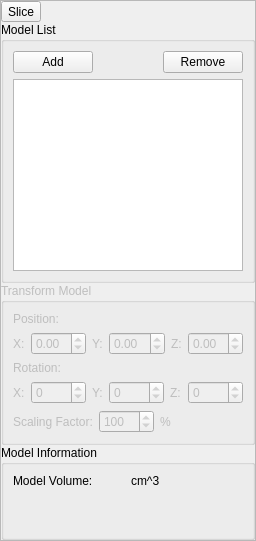
  <widget class="QDockWidget" name="preSliceBar">
   <property name="windowTitle">
    <string>Model Tools</string>
   </property>
   <attribute name="dockWidgetArea">
    <number>2</number>
   </attribute>
   <widget class="QWidget" name="dockWidgetContents_4">
    <layout class="QHBoxLayout" name="horizontalLayout_16">
     <property name="spacing">
      <number>0</number>
     </property>
     <property name="margin">
      <number>0</number>
     </property>
     <item>
      <widget class="QFrame" name="frame_2">
       <property name="autoFillBackground">
        <bool>true</bool>
       </property>
       <property name="frameShape">
        <enum>QFrame::StyledPanel</enum>
       </property>
       <property name="frameShadow">
        <enum>QFrame::Raised</enum>
       </property>
       <layout class="QHBoxLayout" name="horizontalLayout_15">
        <property name="spacing">
         <number>0</number>
        </property>
        <property name="margin">
         <number>0</number>
        </property>
        <item>
         <layout class="QVBoxLayout" name="verticalLayout_9">
          <property name="spacing">
           <number>0</number>
          </property>
          <item>
           <widget class="QToolButton" name="toolButton_10">
            <property name="text">
             <string>Slice</string>
            </property>
            <property name="icon">
             <iconset resource="resource.qrc">
              <normaloff>:/_icons/icons/printer/Clipping.ico</normaloff>:/_icons/icons/printer/Clipping.ico</iconset>
            </property>
            <property name="iconSize">
             <size>
              <width>24</width>
              <height>24</height>
             </size>
            </property>
            <property name="toolButtonStyle">
             <enum>Qt::ToolButtonTextBesideIcon</enum>
            </property>
           </widget>
          </item>
          <item>
           <widget class="QGroupBox" name="groupBox_2">
            <property name="minimumSize">
             <size>
              <width>0</width>
              <height>100</height>
             </size>
            </property>
            <property name="maximumSize">
             <size>
              <width>254</width>
              <height>16777215</height>
             </size>
            </property>
            <property name="title">
             <string>Model List</string>
            </property>
            <layout class="QHBoxLayout" name="horizontalLayout_9">
             <item>
              <layout class="QVBoxLayout" name="verticalLayout_7">
               <item>
                <layout class="QHBoxLayout" name="horizontalLayout_10">
                 <item>
                  <widget class="QPushButton" name="addModel">
                   <property name="text">
                    <string>Add</string>
                   </property>
                  </widget>
                 </item>
                 <item>
                  <spacer name="horizontalSpacer_4">
                   <property name="orientation">
                    <enum>Qt::Horizontal</enum>
                   </property>
                   <property name="sizeHint" stdset="0">
                    <size>
                     <width>40</width>
                     <height>20</height>
                    </size>
                   </property>
                  </spacer>
                 </item>
                 <item>
                  <widget class="QPushButton" name="removeModel">
                   <property name="text">
                    <string>Remove</string>
                   </property>
                  </widget>
                 </item>
                </layout>
               </item>
               <item>
                <widget class="QListWidget" name="modelList">
                 <property name="sizePolicy">
                  <sizepolicy hsizetype="Expanding" vsizetype="Minimum">
                   <horstretch>0</horstretch>
                   <verstretch>0</verstretch>
                  </sizepolicy>
                 </property>
                 <property name="frameShadow">
                  <enum>QFrame::Plain</enum>
                 </property>
                 <property name="alternatingRowColors">
                  <bool>false</bool>
                 </property>
                 <property name="spacing">
                  <number>1</number>
                 </property>
                 <property name="modelColumn">
                  <number>0</number>
                 </property>
                </widget>
               </item>
              </layout>
             </item>
            </layout>
           </widget>
          </item>
          <item>
           <widget class="QGroupBox" name="Transform_groupbox">
            <property name="enabled">
             <bool>false</bool>
            </property>
            <property name="maximumSize">
             <size>
              <width>254</width>
              <height>16777215</height>
             </size>
            </property>
            <property name="title">
             <string>Transform Model</string>
            </property>
            <layout class="QHBoxLayout" name="horizontalLayout_11">
             <item>
              <layout class="QVBoxLayout" name="verticalLayout_8">
               <item>
                <widget class="QLabel" name="label_12">
                 <property name="text">
                  <string>Position:</string>
                 </property>
                </widget>
               </item>
               <item>
                <layout class="QHBoxLayout" name="horizontalLayout_12">
                 <item>
                  <widget class="QLabel" name="label_10">
                   <property name="text">
                    <string>X:</string>
                   </property>
                  </widget>
                 </item>
                 <item>
                  <widget class="QDoubleSpinBox" name="positionX">
                   <property name="minimumSize">
                    <size>
                     <width>55</width>
                     <height>0</height>
                    </size>
                   </property>
                   <property name="minimum">
                    <double>-99.989999999999995</double>
                   </property>
                  </widget>
                 </item>
                 <item>
                  <widget class="QLabel" name="label_11">
                   <property name="text">
                    <string>Y:</string>
                   </property>
                  </widget>
                 </item>
                 <item>
                  <widget class="QDoubleSpinBox" name="positionY">
                   <property name="minimumSize">
                    <size>
                     <width>55</width>
                     <height>0</height>
                    </size>
                   </property>
                   <property name="minimum">
                    <double>-99.989999999999995</double>
                   </property>
                  </widget>
                 </item>
                 <item>
                  <widget class="QLabel" name="label_13">
                   <property name="text">
                    <string>Z:</string>
                   </property>
                  </widget>
                 </item>
                 <item>
                  <widget class="QDoubleSpinBox" name="positionZ">
                   <property name="minimumSize">
                    <size>
                     <width>55</width>
                     <height>0</height>
                    </size>
                   </property>
                   <property name="minimum">
                    <double>-99.989999999999995</double>
                   </property>
                  </widget>
                 </item>
                </layout>
               </item>
               <item>
                <widget class="QLabel" name="label_14">
                 <property name="text">
                  <string>Rotation:</string>
                 </property>
                </widget>
               </item>
               <item>
                <layout class="QHBoxLayout" name="horizontalLayout_13">
                 <item>
                  <widget class="QLabel" name="label_15">
                   <property name="text">
                    <string>X:</string>
                   </property>
                  </widget>
                 </item>
                 <item>
                  <widget class="QDoubleSpinBox" name="rotationX">
                   <property name="minimumSize">
                    <size>
                     <width>55</width>
                     <height>0</height>
                    </size>
                   </property>
                   <property name="decimals">
                    <number>0</number>
                   </property>
                   <property name="minimum">
                    <double>-360.000000000000000</double>
                   </property>
                   <property name="maximum">
                    <double>360.000000000000000</double>
                   </property>
                  </widget>
                 </item>
                 <item>
                  <widget class="QLabel" name="label_16">
                   <property name="text">
                    <string>Y:</string>
                   </property>
                  </widget>
                 </item>
                 <item>
                  <widget class="QDoubleSpinBox" name="rotationY">
                   <property name="minimumSize">
                    <size>
                     <width>55</width>
                     <height>0</height>
                    </size>
                   </property>
                   <property name="decimals">
                    <number>0</number>
                   </property>
                   <property name="minimum">
                    <double>-360.000000000000000</double>
                   </property>
                   <property name="maximum">
                    <double>360.000000000000000</double>
                   </property>
                  </widget>
                 </item>
                 <item>
                  <widget class="QLabel" name="label_17">
                   <property name="text">
                    <string>Z:</string>
                   </property>
                  </widget>
                 </item>
                 <item>
                  <widget class="QDoubleSpinBox" name="rotationZ">
                   <property name="minimumSize">
                    <size>
                     <width>55</width>
                     <height>0</height>
                    </size>
                   </property>
                   <property name="decimals">
                    <number>0</number>
                   </property>
                   <property name="minimum">
                    <double>-360.000000000000000</double>
                   </property>
                   <property name="maximum">
                    <double>360.000000000000000</double>
                   </property>
                  </widget>
                 </item>
                </layout>
               </item>
               <item>
                <layout class="QHBoxLayout" name="horizontalLayout_14">
                 <item>
                  <widget class="QLabel" name="label_18">
                   <property name="text">
                    <string>Scaling Factor:</string>
                   </property>
                  </widget>
                 </item>
                 <item>
                  <widget class="QDoubleSpinBox" name="scale">
                   <property name="minimumSize">
                    <size>
                     <width>55</width>
                     <height>0</height>
                    </size>
                   </property>
                   <property name="decimals">
                    <number>0</number>
                   </property>
                   <property name="minimum">
                    <double>0.000000000000000</double>
                   </property>
                   <property name="maximum">
                    <double>500.000000000000000</double>
                   </property>
                   <property name="singleStep">
                    <double>1.000000000000000</double>
                   </property>
                   <property name="value">
                    <double>100.000000000000000</double>
                   </property>
                  </widget>
                 </item>
                 <item>
                  <widget class="QLabel" name="label_19">
                   <property name="text">
                    <string>%</string>
                   </property>
                  </widget>
                 </item>
                 <item>
                  <spacer name="horizontalSpacer_5">
                   <property name="orientation">
                    <enum>Qt::Horizontal</enum>
                   </property>
                   <property name="sizeHint" stdset="0">
                    <size>
                     <width>40</width>
                     <height>20</height>
                    </size>
                   </property>
                  </spacer>
                 </item>
                </layout>
               </item>
              </layout>
             </item>
            </layout>
           </widget>
          </item>
          <item>
           <widget class="QGroupBox" name="groupBox">
            <property name="minimumSize">
             <size>
              <width>0</width>
              <height>50</height>
             </size>
            </property>
            <property name="maximumSize">
             <size>
              <width>254</width>
              <height>16777215</height>
             </size>
            </property>
            <property name="title">
             <string>Model Information</string>
            </property>
            <layout class="QVBoxLayout" name="verticalLayout_12">
             <item>
              <layout class="QVBoxLayout" name="verticalLayout_11">
               <item>
                <layout class="QHBoxLayout" name="horizontalLayout_23"/>
               </item>
               <item>
                <layout class="QHBoxLayout" name="horizontalLayout_24">
                 <item>
                  <widget class="QLabel" name="label_22">
                   <property name="text">
                    <string>Model Volume:</string>
                   </property>
                  </widget>
                 </item>
                 <item>
                  <widget class="QLabel" name="label_23">
                   <property name="text">
                    <string>cm^3</string>
                   </property>
                  </widget>
                 </item>
                </layout>
               </item>
               <item>
                <spacer name="verticalSpacer_4">
                 <property name="orientation">
                  <enum>Qt::Vertical</enum>
                 </property>
                 <property name="sizeHint" stdset="0">
                  <size>
                   <width>20</width>
                   <height>40</height>
                  </size>
                 </property>
                </spacer>
               </item>
              </layout>
             </item>
            </layout>
           </widget>
          </item>
         </layout>
        </item>
       </layout>
      </widget>
     </item>
    </layout>
   </widget>
  </widget>
